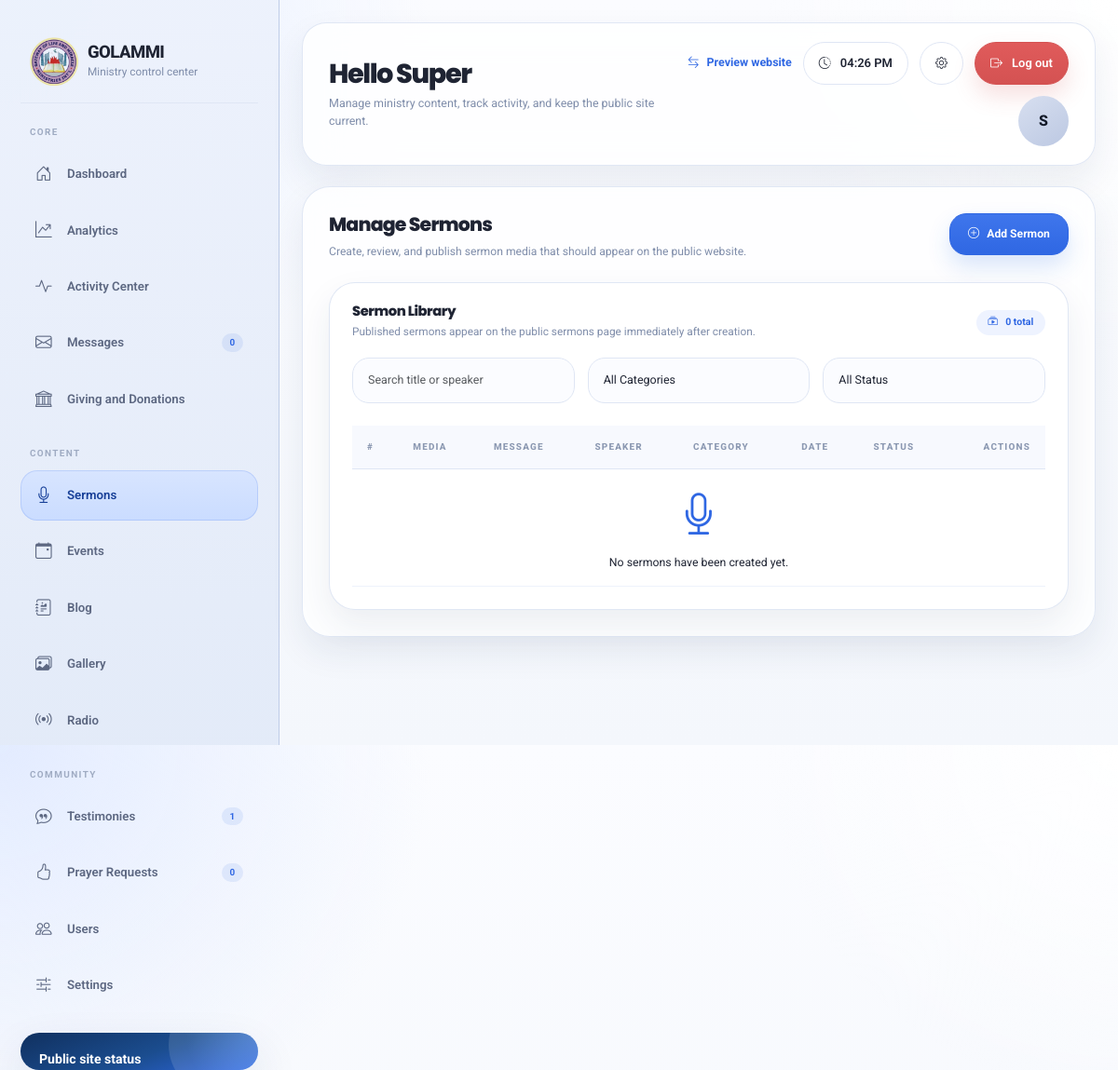
/admin/sermons (signed in), run on an earlier commit of the app's database.
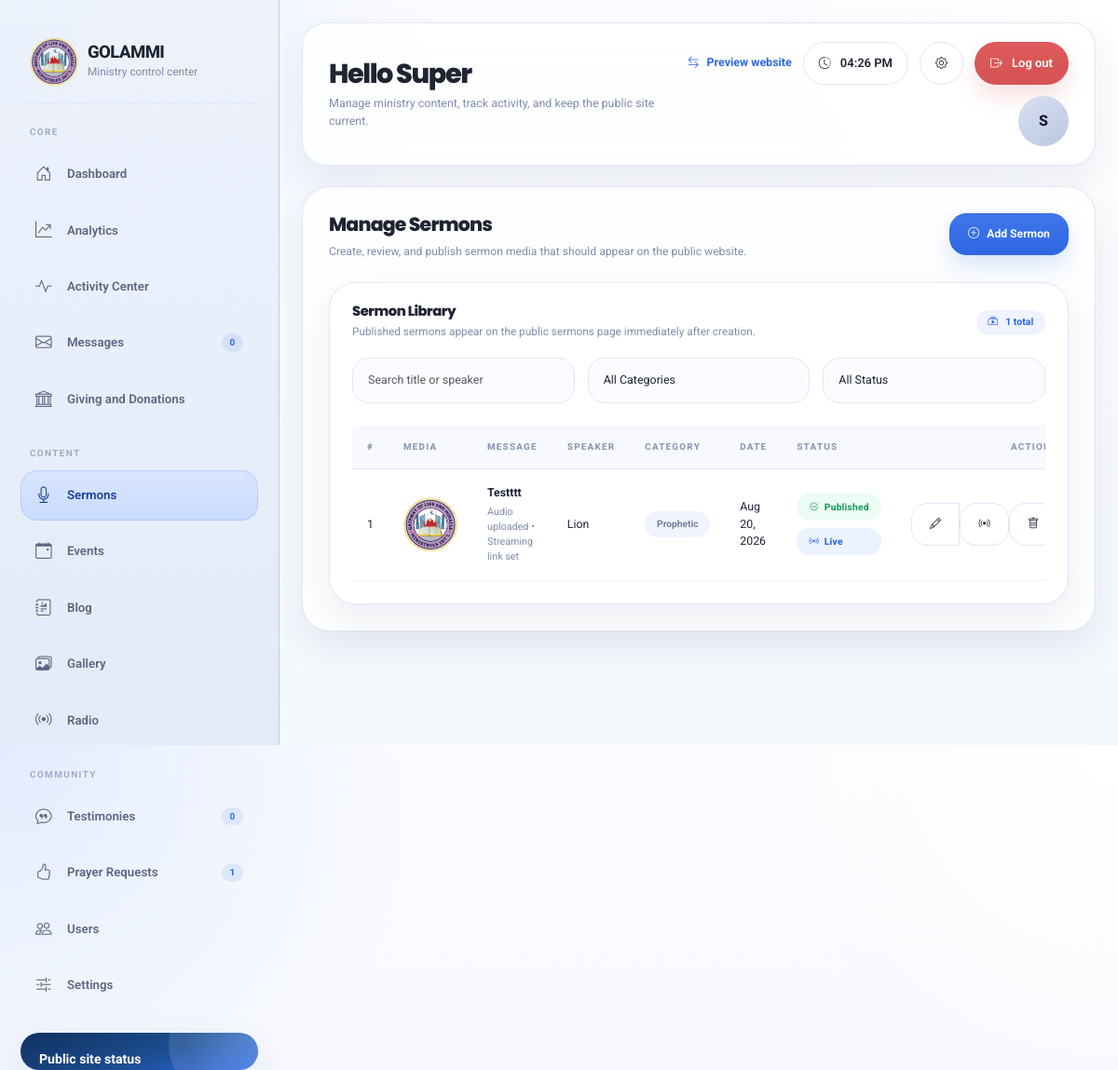
And on a later commit of the database.
### models/sermon.py (models this page shows, shortened)
class Sermon(db.Model):
    __tablename__ = "sermons"
    id = db.Column(db.Integer, primary_key=True)
    title = db.Column(db.String(200), nullable=False)
    slug = db.Column(db.String(200), unique=True, nullable=False)
    description = db.Column(db.Text)
    speaker = db.Column(db.String(100), nullable=False)
    category = db.Column(
        db.String(50), nullable=False, default="prophetic"
    )  # prophetic, teaching, worship, deliverance
    date_preached = db.Column(db.DateTime, nullable=False, default=datetime.utcnow)
    audio_file = db.Column(db.String(255))  # Path to audio file
    video_url = db.Column(db.String(500))  # YouTube/Vimeo URL or custom URL
    live_stream_url = db.Column(
        db.String(500)
    )  # Facebook Live or other live stream URL
    thumbnail = db.Column(db.String(255))  # Thumbnail image path
    is_live = db.Column(db.Boolean, default=False)
    is_featured = db.Column(db.Boolean, default=False)
    is_published = db.Column(db.Boolean, default=True)
    download_count = db.Column(db.Integer, default=0)
    view_count = db.Column(db.Integer, default=0)
    created_at = db.Column(db.DateTime, default=datetime.utcnow)
    updated_at = db.Column(
        db.DateTime, default=datetime.utcnow, onupdate=datetime.utcnow
    )
    created_by = db.Column(db.Integer, db.ForeignKey("users.id"))
    updated_by = db.Column(db.Integer, db.ForeignKey("users.id"))

### routes/admin.py (the view)
@admin_bp.route("/sermons")
@login_required
@admin_required
def sermons():
    page = request.args.get("page", 1, type=int)
    sermons = Sermon.query.order_by(Sermon.created_at.desc()).paginate(
        page=page, per_page=10
    )
    return render_template("admin/sermons.html", sermons=sermons)

### models/user.py (called while the page is built)
    def is_super_admin(self):
        return self.role == "super_admin"

    def is_admin(self):
        return self.role in ["super_admin", "admin"]

### routes/admin.py (called while the page is built)
@admin_bp.app_context_processor
def inject_admin_sidebar_counts():
    try:
        return {
            "contact_unread_count": ContactMessage.query.filter_by(is_read=False).count(),
            "prayer_pending_count": PrayerRequest.query.filter_by(is_prayed_for=False).count(),
            "testimony_pending_count": Testimony.query.filter_by(is_approved=False).count(),
        }
    except Exception:
        return {
            "contact_unread_count": 0,
            "prayer_pending_count": 0,
            "testimony_pending_count": 0,
        }

def admin_required(f):
    from functools import wraps
    @wraps(f)
    def decorated_function(*args, **kwargs):
        if not current_user.is_authenticated or not current_user.is_admin():
            flash("You need admin access for this page.", "danger")
            return redirect(url_for("auth.login"))
        return f(*args, **kwargs)
    return decorated_function

### utils.py (called while the page is built)
def get_current_time():
    return datetime.utcnow()

### templates/admin/sermons.html (shortened to what the changed rows need)
{% extends "admin/base.html" %}
{% block content %}
<div class="section-grid">
    <div class="table-shell" data-aos="fade-up">
        <div class="table-shell-header">
            <div>
                <h5 class="admin-card-title mb-1">Sermon Library</h5>
                <p class="admin-card-subtitle">Published sermons appear on the public sermons page immediately after creation.</p>
            </div>
            <span class="eyebrow"><i class="bi bi-collection-play"></i> {{ sermons.total }} total</span>
        </div>
        <div class="table-shell-body">
            <div class="table-responsive">
                <table class="table table-custom align-middle" id="sermonTable">
                    <thead>
                        <tr>
                            <th>#</th>
                            <th>Media</th>
                            <th>Message</th>
                            <th>Speaker</th>
                            <th>Category</th>
                            <th>Date</th>
                            <th>Status</th>
                            <th class="text-end">Actions</th>
                        </tr>
                    </thead>
                    <tbody>
                        {% for sermon in sermons.items %}
                        <tr>
                            <td>{{ loop.index + (sermons.page - 1) * sermons.per_page }}</td>
                            <td>
                                {% if sermon.thumbnail %}
                                <img src="{{ url_for('static', filename='uploads/' + sermon.thumbnail) }}" alt="{{ sermon.title }}" style="width: 58px; height: 58px; object-fit: cover; border-radius: 18px;">
                                {% else %}
                                <div class="inline-avatar"><i class="bi bi-mic"></i></div>
                                {% endif %}
                            </td>
                            <td>
                                <div class="fw-bold">{{ sermon.title|truncate(40) }}</div>
                                <div class="text-muted small mt-1">
                                    {% if sermon.audio_file %}Audio uploaded{% else %}No audio file{% endif %}
                                    {% if sermon.video_url or sermon.live_stream_url %} • Streaming link set{% endif %}
                                </div>
                            </td>
                            <td>{{ sermon.speaker }}</td>
                            <td><span class="soft-badge">{{ sermon.category|title }}</span></td>
                            <td>{{ sermon.date_preached.strftime('%b %d, %Y') }}</td>
                            <td>
                                <div class="d-flex flex-column gap-2">
                                    <span class="status-badge {% if sermon.is_published %}active{% else %}inactive{% endif %}">
                                        <i class="bi {% if sermon.is_published %}bi-check2-circle{% else %}bi-eye-slash{% endif %}"></i>
                                        {% if sermon.is_published %}Published{% else %}Draft{% endif %}
                                    </span>
                                    {% if sermon.is_live %}
                                    <span class="status-badge live"><i class="bi bi-broadcast"></i> Live</span>
                                    {% endif %}
                                </div>
                            </td>
                            <td class="text-end">
                                <div class="btn-group btn-group-sm">
                                    <a href="{{ url_for('admin.edit_sermon', sermon_id=sermon.id) }}" class="btn btn-outline-secondary" title="Edit">
                                        <i class="bi bi-pencil"></i>
                                    </a>
                                    <form action="{{ url_for('admin.toggle_live_sermon', sermon_id=sermon.id) }}" method="POST" style="display: inline;">
                                        <button type="submit" class="btn btn-outline-primary" title="Toggle Live">
                                            <i class="bi bi-broadcast"></i>
                                        </button>
                                    </form>
                                    <form action="{{ url_for('admin.delete_sermon', sermon_id=sermon.id) }}" method="POST" style="display: inline;" onsubmit="return confirm('Are you sure you want to delete this sermon?');">
                                        <button type="submit" class="btn btn-outline-danger" title="Delete">
                                            <i class="bi bi-trash"></i>
                                        </button>
                                    </form>
                                </div>
                            </td>
                        </tr>
                        {% else %}
                        <tr>
                            <td colspan="8" class="empty-state">
                                <i class="bi bi-mic"></i>
                                <p class="mb-0 mt-2">No sermons have been created yet.</p>
                            </td>
                        </tr>
                        {% endfor %}
                    </tbody>
                </table>
            </div>
        </div>
    </div>
</div>
{% endblock %}

### templates/admin/base.html (shortened to what the changed rows need)
<!DOCTYPE html>
<html lang="en">
<head>
    <link href="{{ url_for('static', filename='assets/vendor/bootstrap/css/bootstrap.min.css') }}" rel="stylesheet">
    <link href="{{ url_for('static', filename='assets/vendor/bootstrap-icons/bootstrap-icons.css') }}" rel="stylesheet">
    <link href="{{ url_for('static', filename='assets/vendor/aos/aos.css') }}" rel="stylesheet">
</head>
<body>
    <div class="admin-layout">
        <aside class="sidebar">
            <div class="sidebar-inner">
                <div class="brand">
                    <div class="brand-copy">
                        <h1>GOLAMMI</h1>
                    </div>
                </div>
                <div>
                    <nav class="nav">
                        <a class="nav-link {% if request.endpoint in ['admin.testimonies', 'admin.add_testimony', 'admin.edit_testimony'] %}active{% endif %}" href="{{ url_for('admin.testimonies') }}">
                            <i class="bi bi-chat-quote"></i>
                            <span>Testimonies</span>
                            <span class="badge">{{ testimony_pending_count or 0 }}</span>
                        </a>
                        <a class="nav-link {% if request.endpoint in ['admin.prayer_requests', 'admin.add_prayer_request', 'admin.edit_prayer_request'] %}active{% endif %}" href="{{ url_for('admin.prayer_requests') }}">
                            <i class="bi bi-hand-thumbs-up"></i>
                            <span>Prayer Requests</span>
                            <span class="badge">{{ prayer_pending_count or 0 }}</span>
                        </a>
                    </nav>
                </div>
            </div>
        </aside>
        <main class="main-content">
            <section class="topbar">
                <div class="topbar-copy">
                    <h2>{% block topbar_title %}Hello {{ current_user.full_name.split(' ')[0] if current_user.is_authenticated else 'Admin' }}{% endblock %}</h2>
                </div>
            </section>
            <section class="content-stage">
                {% block content %}{% endblock %}
            </section>
        </main>
    </div>
</body>
</html>

What changed in the data, as far as the page shows it:
added Sermon: thumbnail (picture), title "Testttt", shows "Audio uploaded", shows "• Streaming link set", speaker "Lion", category "Prophetic", date_preached "Aug 20, 2026", is_published True (drawn), is_live True (drawn)
Also different on the page:
{{ testimony_pending_count or 0 }}: "1" → "0"
{{ prayer_pending_count or 0 }}: "0" → "1"
{{ sermons.total }}: "0" → "1"
text no longer shown: "No sermons have been created yet."
